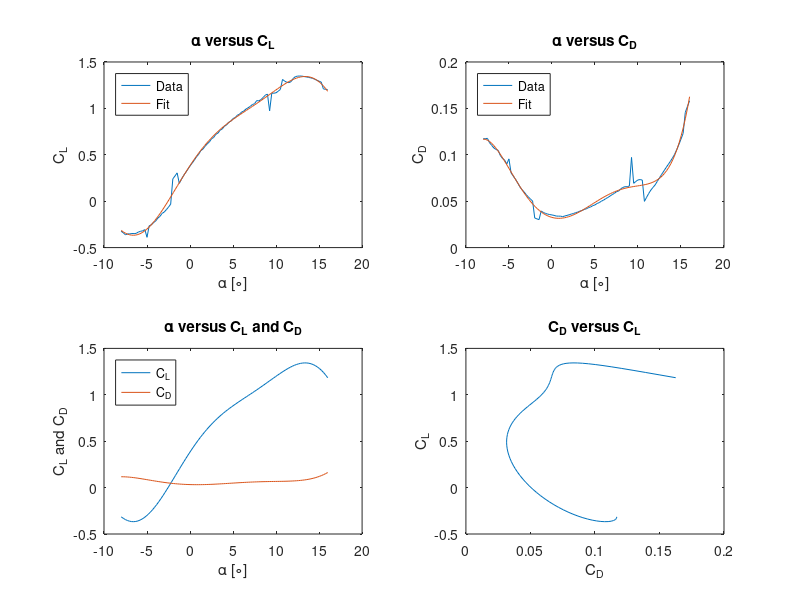
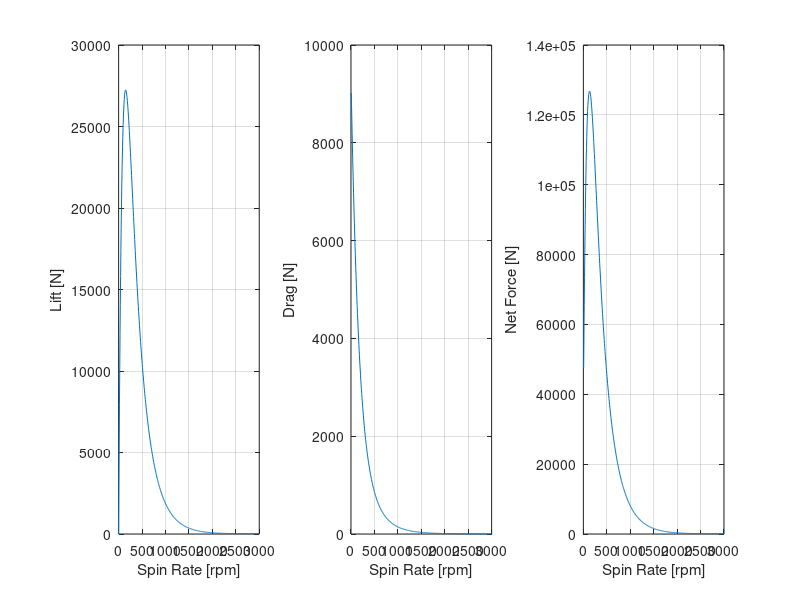

These charts were generated, in order, by the following MATLAB code:
%% Importing and Fitting 
% First import and fit the data to a polynomial and create a function to
% use for obtain the coefficient of lift at every angle of attack 

nums = importdata('nums.txt');
alpha = nums(:,1)';
c_lift = nums(:,2)';
c_drag = nums(:,3)';

coef = polyfit(alpha, c_lift, 7);
c_l = @(t) coef(1)*t.^7+coef(2)*t.^6+coef(3)*t.^5+coef(4)*t.^4+coef(5)*t.^3+coef(6)*t.^2+coef(7)*t+coef(8);
coef = polyfit(alpha, c_drag, 7);
c_d = @(t) coef(1)*t.^7+coef(2)*t.^6+coef(3)*t.^5+coef(4)*t.^4+coef(5)*t.^3+coef(6)*t.^2+coef(7)*t+coef(8);
x = linspace(-8, 16);

subplot(221);
plot(alpha, c_lift, x, c_l(x));
title('\alpha versus C_L')
xlabel('\alpha [\circ]'); ylabel('C_L');
legend('Data', 'Fit', 'Location', 'northwest')

subplot(222);
plot(alpha, c_drag, x, c_d(x));
title('\alpha versus C_D')
xlabel('\alpha [\circ]'); ylabel('C_D');
legend('Data', 'Fit', 'Location', 'northwest')

subplot(223);
plot(x, c_l(x), x, c_d(x));
title('\alpha versus C_L and C_D')
xlabel('\alpha [\circ]'); ylabel('C_L and C_D');
legend('C_L', 'C_D', 'Location', 'northwest')

subplot(224);
plot(c_d(x), c_l(x));
title('C_D versus C_L')
xlabel('C_D'); ylabel('C_L');
%% Incrementing Over Length
r = 62;         % mm
L = 207;        % mm
m = .4;         % kg
g = 9.81;       % m / s^2
rho = 1.16;     % kg / m^3
V_y = 15;       % m / s


phi = @(h) 10 * h / L - 10; % degrees
w_i = 50;
w_f = 30;
w = @(h) (w_f-w_i)*h/L + w_i;    % mm


dh = .01;
spin = 0:.1:50;
rads = 2 * pi * spin;
lift_comp(1, length(spin)) = 0;
drag_comp(1, length(spin)) = 0; 
for i = 0:dh:L
    V_x = rads * (i + r) * .001; % m / s
    theta = - atand(V_y ./ V_x); % degrees
    p = phi(i); % phi
    alpha = p - theta; % degrees
    dA = w(i) * dh * .001^2; % m^2
    V_sq = V_x.^2 + V_y^2;
    
    lift_comp(1, :) = lift_comp(1, :) + rho * dA / 2 * V_sq .* c_l(alpha) .* cosd(theta);
    drag_comp(1, :) = drag_comp(1, :) + rho * dA / 2 * V_sq .* c_d(alpha) * V_y .* cosd(theta) ./ V_x;
end

weight = m * g * ones(1,length(lift_comp));
net_vert = 4 * lift_comp + 4 * drag_comp - weight;

figure(2);
subplot(131);
plot(spin*60, lift_comp);
grid on;
xlabel('Spin Rate [rpm]'); ylabel('Lift [N]');

subplot(132);
plot(spin*60, drag_comp);
grid on;
xlabel('Spin Rate [rpm]'); ylabel('Drag [N]');

subplot(133);
plot(spin*60, net_vert);
grid on;
xlabel('Spin Rate [rpm]'); ylabel('Net Force [N]');
